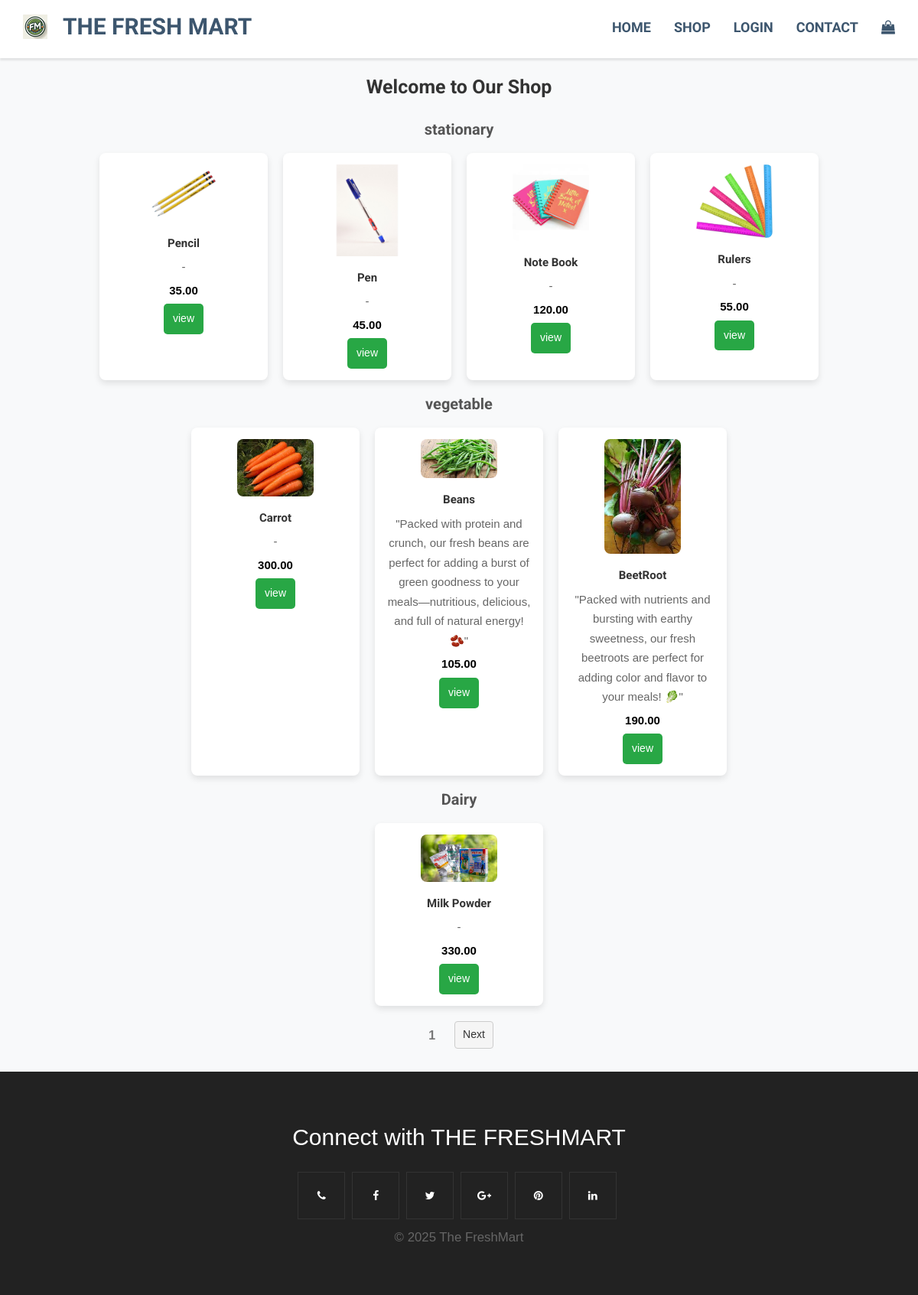
/app/shop/, run on the app's committed database.
### app/models.py (models this page shows, shortened)
class category (models.Model):
    name = models.CharField(max_length = 20)

class Item (models.Model):
    name = models.CharField(max_length = 20)
    description = models.CharField(max_length=255, default="-")
    price = models.DecimalField(max_digits = 8, decimal_places = 2)
    image = models.ImageField(upload_to = 'items')
    category = models.ForeignKey(category, on_delete = models.CASCADE)
    unit = models.ForeignKey(unit, on_delete = models.CASCADE)

### app/views.py (the view)
# urls.py: path('shop/',views.shopview,name='shop'),
def shopview(request):
    categories = category.objects.all()
    items = Item.objects.all()
    paginator = Paginator(categories, 3)
    page_number = request.GET.get('page')
    page = paginator.get_page(page_number)
    context = {'items':items, 'page':page}
    return render (request,'shop.html', context)

### app/templates/shop.html (shortened to what this page needs)
{% extends "base.html" %}
{% block content %}
<div>
    <h1 class="shop-title">Welcome to Our Shop</h1>
    <section class="shop-section">
        {% for category in page %}
            <h2 class="section-title">{{category.name}}</h2>
            <div class="products">
                {% for item in items %}
                    {% if item.category == category %}
                        <div class="product">
                            <image src="{{item.image.url}}" alt="{{item.name}}">
                            <h3>{{item.name}}</h3>
                            <p>{{item.description}}</p>
                            <p><strong>{{item.price}}</strong></p>
                            <button class="view-btn" data-item-id="{{item.id}}">view</a></button>
                        </div>
                    {% endif %}
                {% endfor %}
            </div>
        {% endfor %}
        <div class="pagination">
            <label>{{ page.number }}</label>
            {% if page.has_next %}
                <button><a href="?page={{ page.next_page_number }}">Next</a></button>
            {% endif %}
        </div>
    </section>
</div>
{% endblock %}

### app/static/css/style.css (style rules this page uses)
body { font-family:Roboto; font-weight:300; font-size:16px; color:#777; line-height:1.7; }
h1,h2,h3,h4,h5,h6 { font-family:Roboto; font-weight:700; }
img { max-width: 100%; }
h1 { text-align: center; margin-bottom: 20px; }
.shop-title { text-align: center; font-size: 2.5rem; margin-top: 100px; margin-bottom: 20px; color: #333; }
.shop-section { width: 80%; margin: 30px 10%; }
.section-title { text-align: center; font-size: 2rem; margin-bottom: 20px; color: #555; }
.products { display: flex; justify-content: center; gap: 20px; flex-wrap: wrap; }
.product { flex: 0 1 calc(25% - 20px); box-shadow: 0 4px 8px rgba(0, 0, 0, 0.1); border-radius: 8px; background-color: #fff; padding: 15px; text-align: center; transition: transform 0.3s ease, box-shadow 0.3s ease; }
.product img { width: 100px; height: 100px; object-fit: cover; border-radius: 8px; margin-bottom: 10px; }
.product h3 { font-size: 1.5rem; margin: 10px 0; color: #333; }
.product p { font-size: 1.5rem; margin: 5px 0; color: #666; }
.product strong { color: #000; }
button { background-color: #27ae60; color: white; padding: 8px 12px; border: none; border-radius: 5px; cursor: pointer; }
.pagination { display: flex; justify-content: center; align-items: center; margin-top: 20px; gap: 10px; }
.pagination button { padding: 5px 10px; border: 1px solid #ccc; border-radius: 4px; background-color: #f5f5f5; cursor: pointer; }
.pagination button a { text-decoration: none; color: #333; }
.pagination label { font-size: 16px; font-weight: bold; }
body { font-family: 'Arial', sans-serif; background-color: #f4f4f9; margin: 0; padding: 0; }
h1 { font-size: 2.5em; color: #333; }
p { font-size: 1.2em; color: #666; margin-bottom: 20px; }
body { font-family: Arial, sans-serif; background-color: #f8f9fa; margin: 0; padding: 0; }
h2, h3 { color: #333; }
a { text-decoration: none; color: inherit; }
.product { background-color: white; border-radius: 8px; box-shadow: 0 4px 8px rgba(0, 0, 0, 0.1); width: 250px; padding: 15px; text-align: center; box-sizing: border-box; }
.product img { max-width: 100%; height: auto; border-radius: 8px; }

### app/static/css/tables.css (style rules this page uses)
button { background-color: #28a745; color: white; border: none; padding: 8px 12px; border-radius: 5px; cursor: pointer; font-size: 14px; transition: background-color 0.3s ease; }
button a { color: white; text-decoration: none; }
label { font-size: 16px; margin: 0 10px; font-weight: bold; }
a { text-decoration: none; }
.pagination { display: flex; justify-content: center; align-items: center; margin-top: 20px; }
.pagination button { margin: 0 5px; }

### data on the page
category: name "stationary"
Item: image (picture), name "Pencil", description "-", price "35.00"
Item: image (picture), name "Pen", description "-", price "45.00"
Item: image (picture), name "Note Book", description "-", price "120.00"
Item: image (picture), name "Rulers", description "-", price "55.00"
category: name "vegetable"
Item: image (picture), name "Carrot", description "-", price "300.00"
Item: image (picture), name "Beans", description "\"Packed with protein and crunch, our fresh beans are perfect for adding a burst of green goodness to your meals—nutritious, delicious, and full of natural energy! 🫘\"", price "105.00"
Item: image (picture), name "BeetRoot", description "\"Packed with nutrients and bursting with earthy sweetness, our fresh beetroots are perfect for adding color and flavor to your meals! 🥬\"", price "190.00"
category: name "Dairy"
Item: image (picture), name "Milk Powder", description "-", price "330.00"

### other printed values
{{ page.number }} "1"
